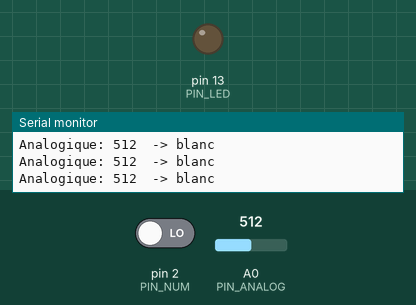
The sketch below on a simulated Arduino Uno, built with avr-gcc and run on an emulated ATmega328P. Shown: output pins drawn as LEDs (lit = HIGH), the last lines printed to the serial monitor. The test bench sets the inputs (shaded band); at power-on: pin 2 (PIN_NUM) LOW, A0 (PIN_ANALOG) = 512.

Above: at 1.2 s.
1.3 s: pin 2 (PIN_NUM) driven HIGH
At 1.9 s:
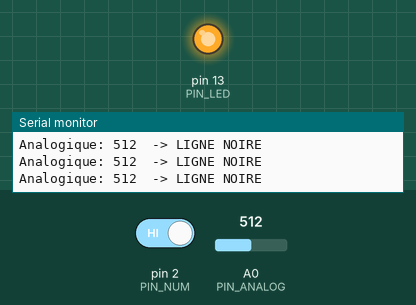
2.8 s: pin 2 (PIN_NUM) driven LOW
At 3.4 s:
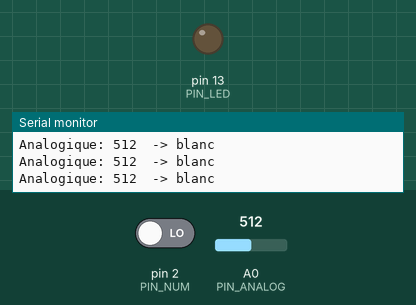
Timing chart, 0 to 5.8 s (numbered marks = the images above; inputs shaded):
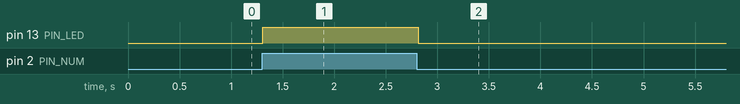

The sketch:

40_TCRT5000_Suiveur_Ligne.ino
```cpp
/*
 * =====================================================================
 *  Arduino Lab Nexus v6.1.0 STABLE  -  TCRT5000 Suiveur de ligne
 * =====================================================================
 *  Explication : Distingue une ligne noire d'une surface blanche avec un capteur réfléchissant TCRT5000.
 *  Carte       : Arduino UNO / Nano (ATmega328P) - compatible Mega
 *  Moniteur    : 9600 bauds
 *
 *  Câblage :
 *   Arduino 5V     -> TCRT5000 VCC
 *   Arduino GND    -> TCRT5000 GND
 *   Arduino A0     -> TCRT5000 A0
 *   Arduino D2     -> TCRT5000 D0
 *
 *  Bibliothèques requises (arduino-cli lib install "...") : aucune
 * =====================================================================
 */
// @libs:

// Broches du module
const uint8_t PIN_ANALOG = A0;
const uint8_t PIN_NUM    = 2;
const uint8_t PIN_LED    = 13;

void setup() {
  pinMode(PIN_NUM, INPUT);
  pinMode(PIN_LED, OUTPUT);
  Serial.begin(9600);
  Serial.println(F("[40] TCRT5000 pret"));
}

void loop() {
  int reflexion = analogRead(PIN_ANALOG);          // valeur haute = peu de lumière réfléchie (noir)
  bool ligneNoire = digitalRead(PIN_NUM) == HIGH;  // HIGH = surface noire
  digitalWrite(PIN_LED, ligneNoire ? HIGH : LOW);
  Serial.print(F("Analogique: ")); Serial.print(reflexion);
  Serial.println(ligneNoire ? F("  -> LIGNE NOIRE") : F("  -> blanc"));
  delay(100);
}
```

Measured:
- after the input at 1.3 s, pin 13 (PIN_LED): LOW → HIGH at once
- after the input at 2.8 s, pin 13 (PIN_LED): HIGH → LOW at once
